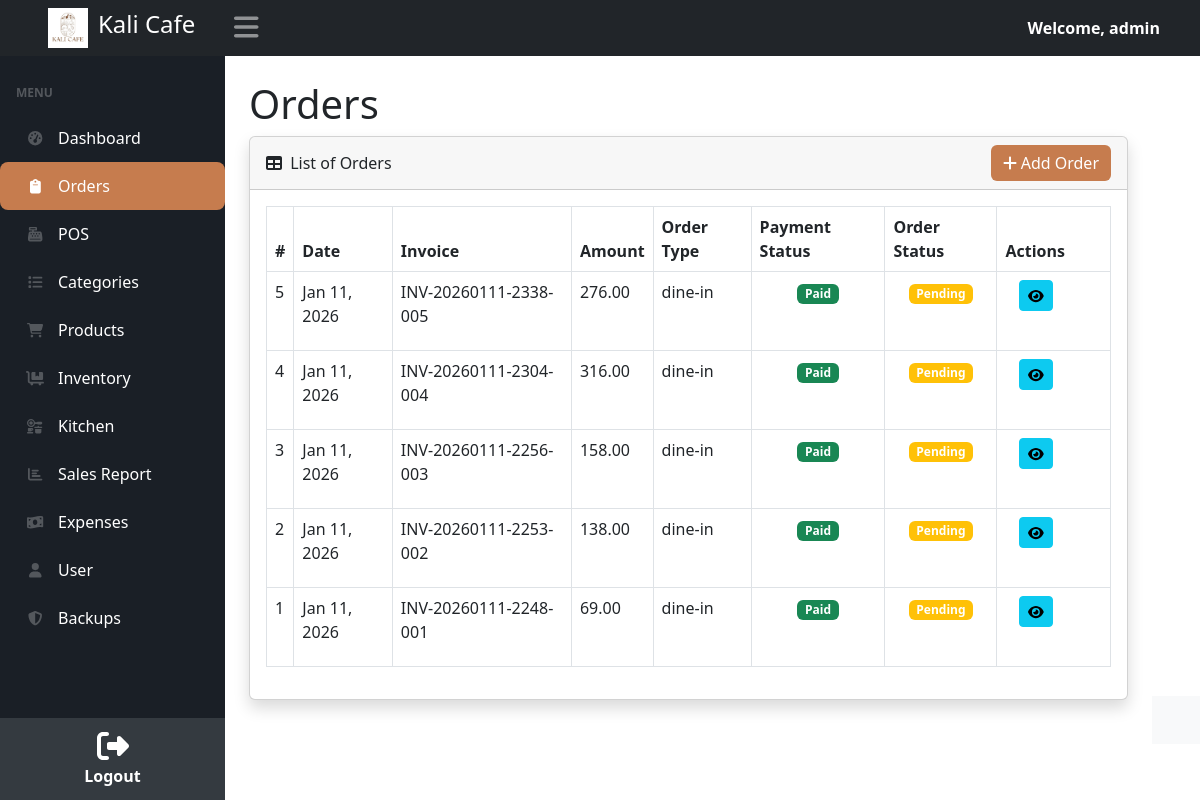
Page /orders.php (signed in) on the committed database.
### tables this page shows
CREATE TABLE `orders` (
  `id` int NOT NULL,
  `order_number` varchar(20) NOT NULL,
  `order_type` varchar(25) NOT NULL,
  `payment_type` varchar(25) NOT NULL,
  `paymongo_reference` varchar(255) DEFAULT NULL,
  `total_amount` decimal(10,2) NOT NULL,
  `amount_tendered` float NOT NULL,
  `payment_status` varchar(20) DEFAULT 'unpaid',
  `kitchen_status` varchar(50) DEFAULT 'pending',
  `created_at` timestamp NULL DEFAULT CURRENT_TIMESTAMP,
  `note` text,
  `order_status` varchar(50) DEFAULT 'pending',
  `completed_at` datetime DEFAULT NULL
);

### orders.php (the view, shortened to what this page needs)
<?php
    include ('../kusso/includes/header.php');
    include('../kusso/includes/navbar.php');
    include('../kusso/includes/config.php');
    try {
        $pdo = new PDO("mysql:host=$host;dbname=$db_name", $username, $password);
        $pdo->setAttribute(PDO::ATTR_ERRMODE, PDO::ERRMODE_EXCEPTION);
        $stmt = $pdo->prepare("SELECT * FROM orders WHERE DATE(created_at) = CURDATE() ORDER BY created_at DESC");
        $stmt->execute();
        $orders = $stmt->fetchAll(PDO::FETCH_ASSOC);
    } catch (PDOException $e) {
        echo "Error: " . $e->getMessage();
    }
?>
<!DOCTYPE html>
<html lang="en">
<head>
    <link href="https://cdn.jsdelivr.net/npm/bootstrap@5.3.0-alpha1/dist/css/bootstrap.min.css" rel="stylesheet">
    <link href="css/styles.css" rel="stylesheet">
</head>
<body>
<div id="layoutSidenav_content">
    <main>
        <div class="container-fluid px-4">
            <h1 class="mt-4">Orders</h1>
            <div class="card shadow mb-4">
                <div class="card-header d-flex justify-content-between align-items-center">
                    <span><i class="fas fa-table me-1"></i> List of Orders</span>
                    <a href="pos/index.php" class="btn btn-secondary" title="Add a new order"
                       style="color: #ffffff; background-color:#c67c4e; border:none;">
                        <i class="fa-solid fa-plus"></i> Add Order
                    </a>
                </div>
                <div class="card-body">
                    <table id="datatablesSimple" class="table table-bordered">
                        <thead>
                            <tr>
                                <th>#</th>
                                <th>Date</th>
                                <th>Invoice</th>
                                <th>Amount</th>
                                <th>Order Type</th>
                                <th>Payment Status</th>
                                <th>Order Status</th>
                                <th>Actions</th>
                            </tr>
                        </thead>
                        <tbody>
                            <?php if (!empty($orders)): ?>
                                <?php $total_orders = count($orders); ?>
                                <?php foreach ($orders as $index => $order): ?>
                                    <tr>
                                        <td><?php echo $total_orders - $index; ?></td>
                                        <td><?php echo date("M d, Y", strtotime($order['created_at'])); ?></td>
                                        <td><?php
                                            $orderNum = htmlspecialchars($order['order_number']);
                                            echo 'INV-' . $orderNum;
                                        ?></td>
                                        <td><?php echo htmlspecialchars($order['total_amount']); ?></td>
                                        <td><?php echo htmlspecialchars($order['order_type']); ?></td>
                                        <td class="text-center">
                                            <?php if ($order['payment_status'] === 'paid'): ?>
                                                <span class="badge bg-success">Paid</span>
                                            <?php elseif ($order['payment_status'] === 'unpaid'): ?>
                                                <span class="badge bg-primary">Unpaid</span>
                                            <?php elseif ($order['payment_status'] === 'completed'): ?>
                                                <span class="badge bg-success">Completed</span>
                                            <?php else: ?>
                                                <span class="badge bg-secondary"><?php echo htmlspecialchars(ucfirst($order['payment_status'])); ?></span>
                                            <?php endif; ?>
                                        </td>
                                        <td class="text-center">
                                            <?php if ($order['order_status'] === 'pending'): ?>
                                                <span class="badge bg-warning">Pending</span>
                                            <?php elseif ($order['order_status'] === 'preparing'): ?>
                                                <span class="badge bg-info">Preparing</span>
                                            <?php elseif ($order['order_status'] === 'ready'): ?>
                                                <span class="badge bg-primary">Ready</span>
                                            <?php elseif ($order['order_status'] === 'completed'): ?>
                                                <span class="badge bg-success">Done (Kitchen)</span>
                                            <?php else: ?>
                                                <span class="badge bg-secondary"><?php echo htmlspecialchars(ucfirst($order['order_status'])); ?></span>
                                            <?php endif; ?>
                                        </td>
                                        <td class="text-center">
                                            <a href="#" class="btn btn-info btn-sm view-order" data-id="<?php echo $order['id']; ?>" title="View Order">
                                                <i class="fas fa-eye"></i>
                                            </a>
                                        </td>
                                    </tr>
                                <?php endforeach; ?>
                            <?php else: ?>
                                <tr>
                                    <td colspan="8" class="text-center">No orders found.</td>
                                </tr>
                            <?php endif; ?>
                        </tbody>
                    </table>
                </div>
            </div>
        </div>
    </main>
    <?php include ('../kusso/includes/footer.php'); ?>
</body>
</html>

### rows in the picture
orders: index "5", created_at "Jan 11, 2026", order_number "20260111-2338-005", total_amount "276.00", order_type "dine-in", payment_status "Paid", order_status "Pending"
orders: index "4", created_at "Jan 11, 2026", order_number "20260111-2304-004", total_amount "316.00", order_type "dine-in", payment_status "Paid", order_status "Pending"
orders: index "3", created_at "Jan 11, 2026", order_number "20260111-2256-003", total_amount "158.00", order_type "dine-in", payment_status "Paid", order_status "Pending"
orders: index "2", created_at "Jan 11, 2026", order_number "20260111-2253-002", total_amount "138.00", order_type "dine-in", payment_status "Paid", order_status "Pending"
orders: index "1", created_at "Jan 11, 2026", order_number "20260111-2248-001", total_amount "69.00", order_type "dine-in", payment_status "Paid", order_status "Pending"

### other values in the picture
$username "admin"
